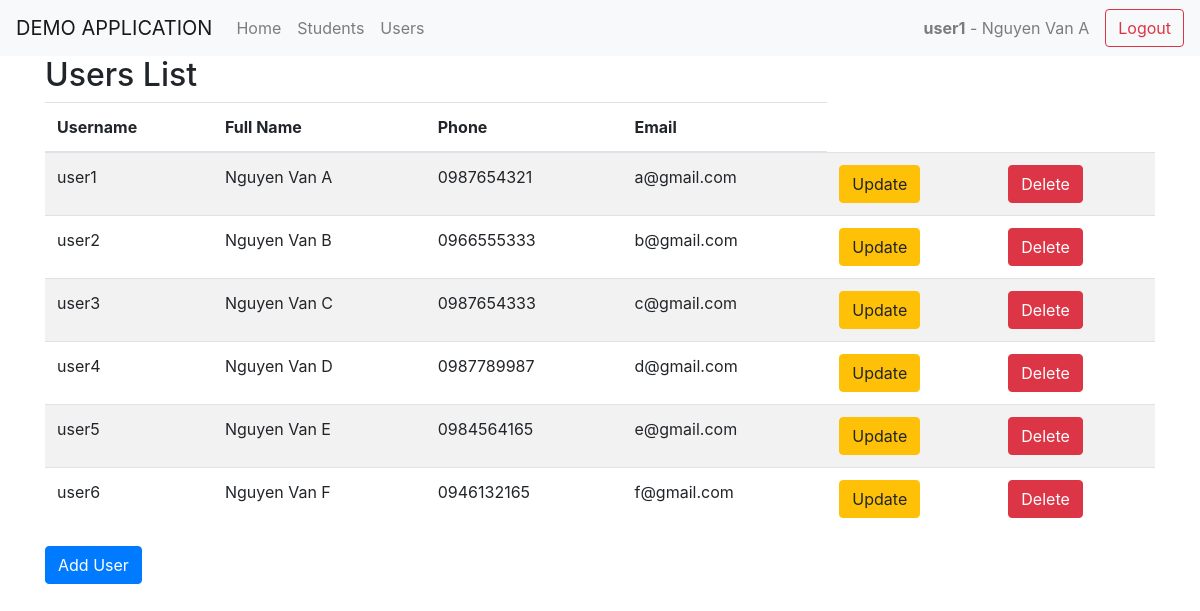
The page /users (signed in) on the database its author committed.
### users/models.py (models this page shows, shortened)
class User(AbstractBaseUser):
    id = models.AutoField(primary_key=True)
    username = models.CharField(max_length=100, unique=True)
    fullname = models.CharField(max_length=100)
    phone = models.CharField(max_length=15, unique=True)
    email = models.EmailField(unique=True)
    password = models.CharField(max_length=100)
    USERNAME_FIELD = 'username'
    REQUIRED_FIELDS = ['email', 'fullname', 'phone']  # Các trường bắt buộc khác
    objects = UserManager()

### users/decorators.py (the view)
    def wrapper(request, *args, **kwargs):
        if not request.user.is_authenticated:
            return redirect('login')
        return view_func(request, *args, **kwargs)

### users/views.py (called while the page is built)
@login_required_custom
def user_list(request):
    return render(request, 'user_list.html', {'users': User.objects.all()})

### users/templates/user_list.html (shortened to what this page needs)
{% extends "base.html" %}
{% block content %}
<h2>Users List</h2>
<table class="table table-striped">
    <thead>
        <tr>
            <th>Username</th>
            <th>Full Name</th>
            <th>Phone</th>
            <th>Email</th>
        </tr>
    </thead>
    <tbody>
        {% for user in users %}
        <tr>
            <td>{{ user.username }}</td>
            <td>{{ user.fullname }}</td>
            <td>{{ user.phone }}</td>
            <td>{{ user.email }}</td>
            <td>
                <a href="{% url 'update_user' id=user.id %}" class="btn btn-warning">Update</a>
            </td>
            <td>
                <a href="{% url 'delete_user' id=user.id %}" class="btn btn-danger">Delete</a>
            </td>
        </tr>
        {% endfor %}
    </tbody>
</table>
<a href="{% url 'add_user' %}" class="btn btn-primary">Add User</a>
{% endblock %}

### myapp/templates/base.html (shortened to what this page needs)
<!DOCTYPE html>
<html lang=en>
    <head>
        <link
            href="https://stackpath.bootstrapcdn.com/bootstrap/4.3.1/css/bootstrap.min.css"
            rel="stylesheet"
        />
    </head>
    <body>
        <nav class="navbar navbar-expand-lg navbar-light bg-light">
            <a class="navbar-brand" href="#">DEMO APPLICATION</a>
            <div class="collapse navbar-collapse" id="navbarNav">
                <ul class="navbar-nav">
                    <li class="nav-item">
                        <a class="nav-link" href="{% url 'home' %}">Home</a>
                    </li>
                    <li class="nav-item">
                        <a class="nav-link" href="{% url 'students_list' %}">Students</a>
                    </li>
                    <li class="nav-item">
                        <a class="nav-link" href="{% url 'user_list' %}">Users</a>
                    </li>
                </ul>
                {% if user.is_authenticated %}
                    <span class="navbar-text ml-auto">
                        <strong>{{ user.username }}</strong> - {{ user.fullname }}
                    </span>
                    <a href="{% url 'logout' %}" class="btn btn-outline-danger ml-3">Logout</a>
                {% endif %}
            </div>
        </nav>
        <div class="container">{% block content %} {% endblock %}</div>
    </body>
</html>

### rows shown on the page
User: username "user1", fullname "Nguyen Van A", phone "0987654321", email "a@gmail.com"
User: username "user2", fullname "Nguyen Van B", phone "0966555333", email "b@gmail.com"
User: username "user3", fullname "Nguyen Van C", phone "0987654333", email "c@gmail.com"
User: username "user4", fullname "Nguyen Van D", phone "0987789987", email "d@gmail.com"
User: username "user5", fullname "Nguyen Van E", phone "0984564165", email "e@gmail.com"
User: username "user6", fullname "Nguyen Van F", phone "0946132165", email "f@gmail.com"
